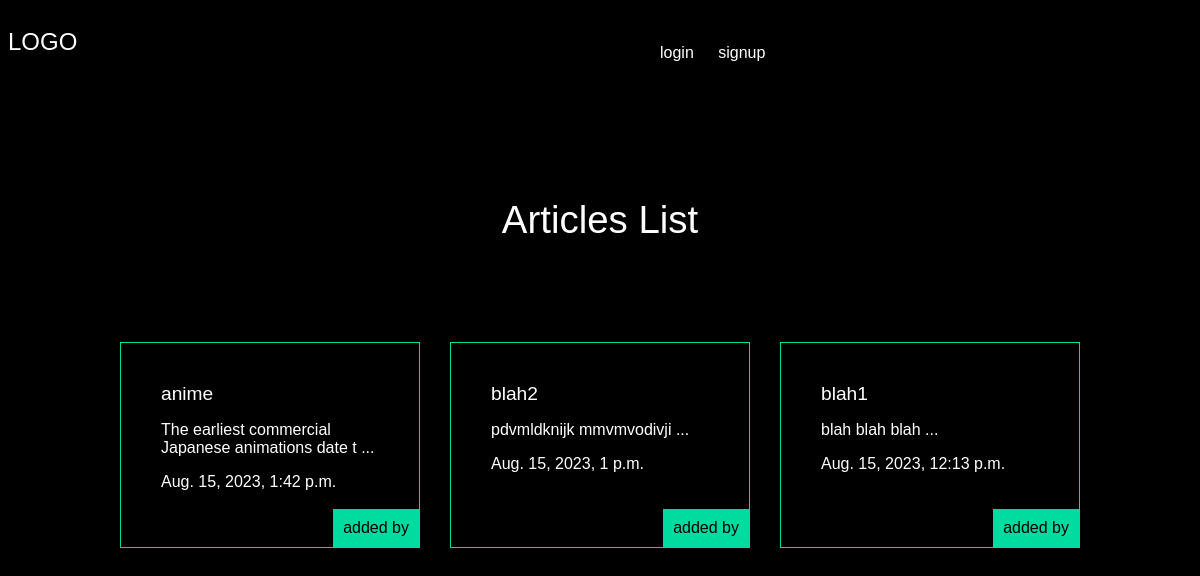
/articles/, run on an earlier commit of the app's database.
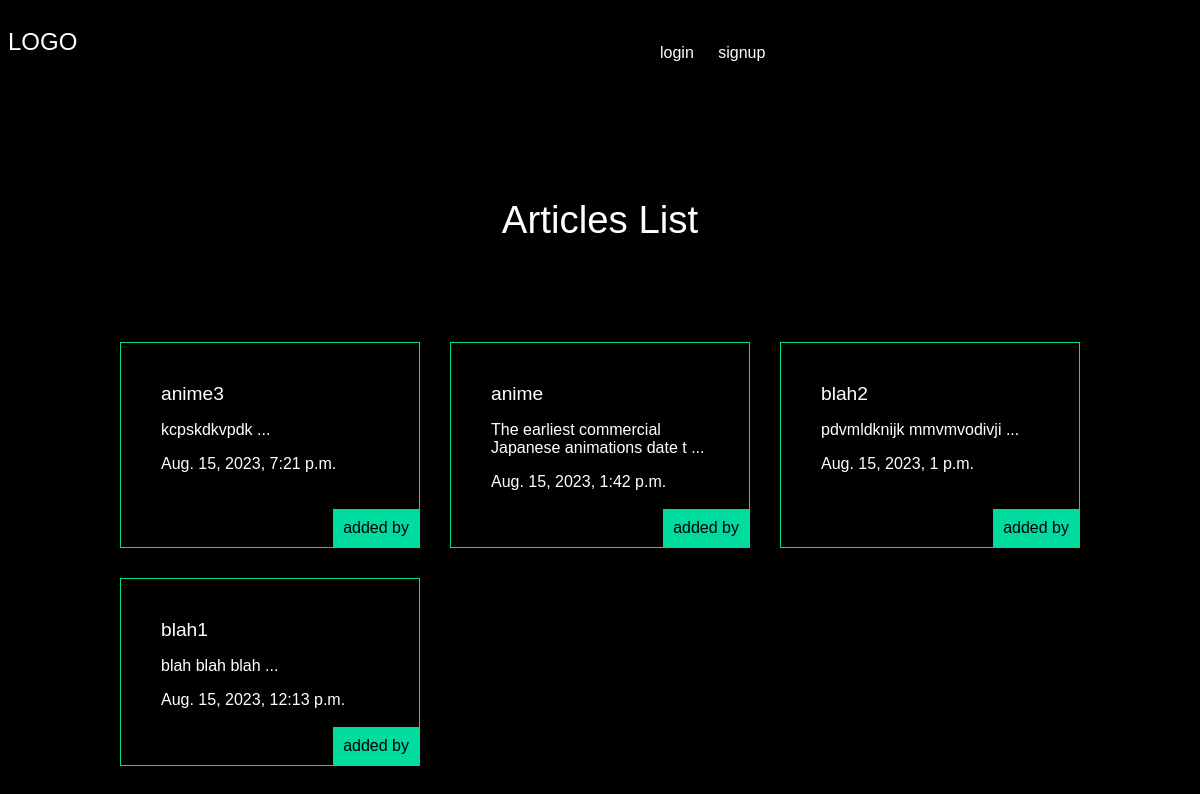
And on a later commit of the database.
### article/models.py (models this page shows, shortened)
class Articles(models.Model):
    title = models.CharField(max_length = 100)
    slug = models.SlugField()
    body = models.TextField()
    date = models.DateTimeField(auto_now_add= True)
    image = models.ImageField(default='default.jpg',blank=True)
    author = models.ForeignKey(User,default=None,on_delete=models.CASCADE)
    def snippet(self):
        return self.body[0:50] + ' ...'

### article/views.py (the view)
# urls.py: path('', views.articles_list, name="list"),
def articles_list(request):
    articles = models.Articles.objects.all().order_by('-date')
    args = {'articles':articles}
    return render(request, 'article/articleslist.html', args)

### article/templates/article/articleslist.html (shortened to what this page needs)
{% extends 'base.html' %}
{% block content %}
    <h1>Articles List</h1>
 <div class="articles">
    {% for article in articles %}
    <div class="article">
    <h2>
     <a href="{% url 'article:details' slug=article.slug %}">{{article.title}}</a></h2>
     <p>{{article.snippet}}</p>
     <p>{{article.date}}</p>
     <p class="author">added by {{article.author.username}}</p>
     </div>
    {% endfor %}
 </div>
{% endblock %}

What changed in the data, as far as the page shows it:
added Articles: title "anime3", snippet "kcpskdkvpdk ...", date "Aug. 15, 2023, 7:21 p.m."
